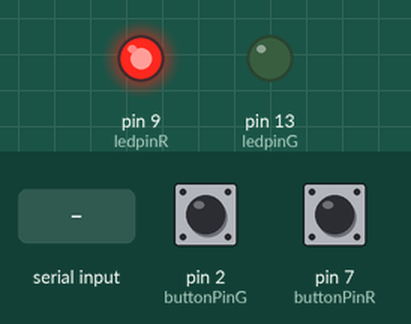
Simulated run of this sketch. Board: Arduino Uno, built with avr-gcc and run on an emulated ATmega328P. Shown: output pins drawn as LEDs (lit = HIGH). The inputs (shaded band) are chosen by the test bench; at power-on: pin 2 (buttonPinG) LOW, pin 7 (buttonPinR) LOW. What the sketch prints to the serial monitor is not drawn.

Above: at 1.2 s.
1.3 s: "H" received over Serial
At 2.4 s:
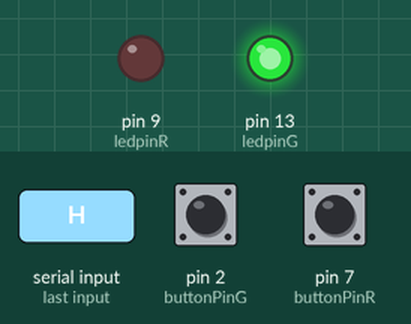
4.3 s: pin 2 (buttonPinG) pulled HIGH for 0.15 s
5.9 s: pin 7 (buttonPinR) pulled HIGH for 0.15 s
7.5 s: pin 2 (buttonPinG) driven HIGH and pin 7 (buttonPinR) driven HIGH
9.0 s: pin 2 (buttonPinG) pulsed LOW 5 times (0.12 s each, 0.3 s apart)
Timing chart, 0 to 12.0 s (numbered marks = the images above; inputs shaded):
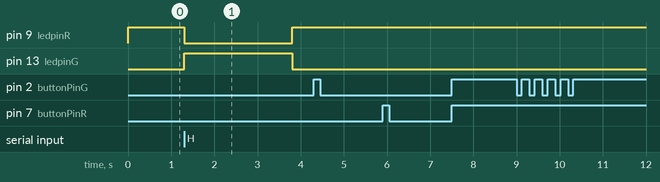

The sketch:

Kontroll.ino
```cpp
char msg = ' '; //Inneholder beskjed fra Ardoino senderen
const int buttonPinG = 2; //Knapp grønn
const int buttonPinR = 7; //Knapp rød
int buttonStateR = 0; // Tilstand til knappene
int buttonStateG = 0;
int ledpinG = 13; // LED grønn
int ledpinR = 9; // LED rød
int lastButtonStateG = 0;//Forrige tilstand til knapp, debounce
int lastButtonStateR = 0;

void setup() {
 pinMode(ledpinR, OUTPUT);// initaliserer LED
 pinMode(ledpinG, OUTPUT);

 pinMode(buttonPinG, INPUT); //initialisrer knappene
 pinMode(buttonPinR, INPUT);
Serial.begin(9600);//Baud rate maa være samme for begge Arduinos
}
void loop() {


  digitalWrite(ledpinR, HIGH); // Setter rod LED til aa lyse
  digitalWrite(ledpinG, LOW);
    buttonStateG = digitalRead(buttonPinG); //Leser om knapp er trykket
   if (buttonStateG != lastButtonStateG) {

    if (buttonStateG == HIGH) {// Hvis gronn knapp er trykket, send bokstav "K" til serial.
    Serial.print("K");
    }
    delay(50);
  }
  lastButtonStateG = buttonStateG; //Debounce sørger for at ett trykk på knapp blir registrert

   buttonStateR = digitalRead(buttonPinR);
   if (buttonStateR != lastButtonStateR) {
 //Hvis rod kanpp er trykket, send bokstav "E" til serial
    if (buttonStateR == HIGH) {
    Serial.print("E");

    }
    delay(50);
  }
  lastButtonStateR = buttonStateR;
 // Hvis bokstaven "H" blir mottatt, sett led gronn til HIGH og led rod til LOW
  while(Serial.available()>0) {
           msg=Serial.read();
           if(msg=='H') {

               digitalWrite(ledpinR, LOW);// Setter rod LED LOW
               digitalWrite(ledpinG, HIGH); // Setter gronn LED HIGH
               delay(2000);

           }

delay(500);

  }
}
```

Measured:
- after the input at 1.3 s, pin 9 (ledpinR): HIGH → LOW at once, → HIGH 2.5 s later; pin 13 (ledpinG): LOW → HIGH at once, → LOW 2.5 s later
- after the input at 4.3 s, every drawn part: stays the same
- after the input at 5.9 s, every drawn part: stays the same
- after the input at 7.5 s, every drawn part: stays the same
- after the input at 9.0 s, every drawn part: stays the same
